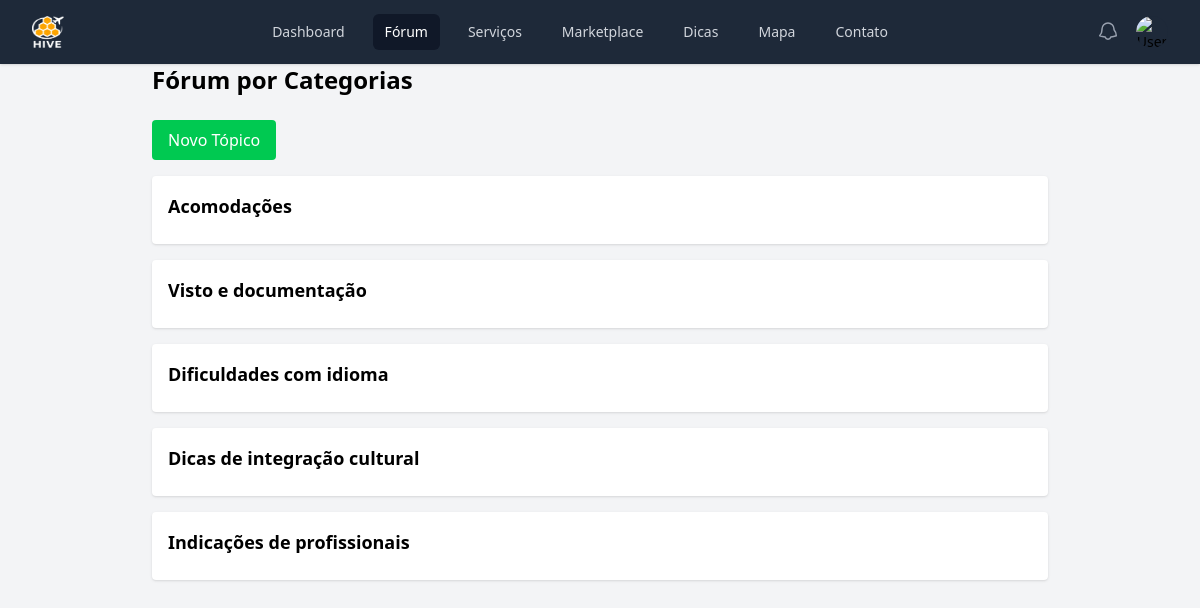
/forum.php, run on an earlier commit of the app's database.
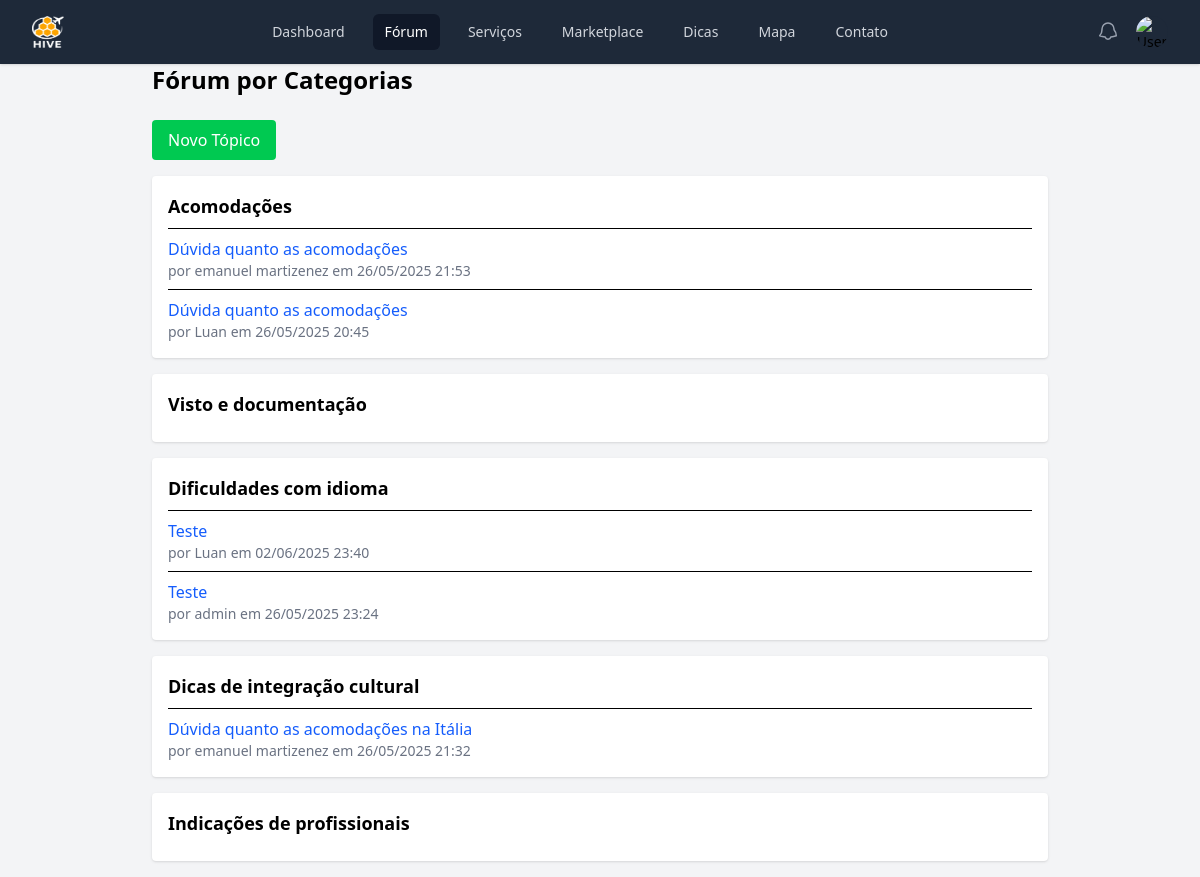
And on a later commit of the database.
### tables this page shows
CREATE TABLE `categorias` (
  `id` int(11) NOT NULL AUTO_INCREMENT,
  `nome` varchar(100) NOT NULL,
  PRIMARY KEY (`id`)
);

CREATE TABLE `topicos` (
  `id` int(11) NOT NULL AUTO_INCREMENT,
  `titulo` varchar(255) NOT NULL,
  `descricao` text NOT NULL,
  `categoria_id` int(11),
  `autor` varchar(100),
  `data_criacao` datetime DEFAULT current_timestamp(),
  `anexo` varchar(255),
  `criado_em` datetime NOT NULL DEFAULT current_timestamp(),
  PRIMARY KEY (`id`),
  KEY `categoria_id` (`categoria_id`)
);

### forum.php (the view, shortened to what this page needs)
<?php
$conn = new mysqli("localhost", "root", "", "hivedb");
$categorias = $conn->query("SELECT * FROM categorias");
?>
<!DOCTYPE html>
<html>
<head>
</head>
<?php include 'navbar.php'; ?>
<body class="bg-gray-100 p-6">
  <div class="max-w-4xl mx-auto">
    <h1 class="text-2xl font-bold mb-6">Fórum por Categorias</h1>
    <a href="criar_topico.php" class="bg-green-500 text-white px-4 py-2 rounded mb-4 inline-block">Novo Tópico</a>
    <?php while ($cat = $categorias->fetch_assoc()): ?>
      <div class="bg-white p-4 rounded shadow mb-4">
        <h2 class="text-lg font-semibold mb-2"><?= $cat['nome'] ?></h2>
        <?php
          $cat_id = $cat['id'];
          $topicos = $conn->query("SELECT * FROM topicos WHERE categoria_id = $cat_id ORDER BY data_criacao DESC");
          while ($topico = $topicos->fetch_assoc()):
        ?>
          <div class="border-t pt-2 mt-2">
            <a href="topico.php?id=<?= $topico['id'] ?>" class="text-blue-600 font-medium"><?= $topico['titulo'] ?></a>
            <div class="text-sm text-gray-500">por <?= $topico['autor'] ?> em <?= date('d/m/Y H:i', strtotime($topico['data_criacao'])) ?></div>
          </div>
        <?php endwhile; ?>
      </div>
    <?php endwhile; ?>
  </div>
</body>
</html>

What changed in the data, as far as the page shows it:
added topicos: titulo "Dúvida quanto as acomodações", autor "emanuel martizenez", data_criacao "26/05/2025 21:53", shown under categorias "Acomodações"
added topicos: titulo "Dúvida quanto as acomodações", autor "Luan", data_criacao "26/05/2025 20:45", shown under categorias "Acomodações"
added topicos: titulo "Teste", autor "Luan", data_criacao "02/06/2025 23:40", shown under categorias "Dificuldades com idioma"
added topicos: titulo "Teste", autor "admin", data_criacao "26/05/2025 23:24", shown under categorias "Dificuldades com idioma"
added topicos: titulo "Dúvida quanto as acomodações na Itália", autor "emanuel martizenez", data_criacao "26/05/2025 21:32", shown under categorias "Dicas de integração cultural"
